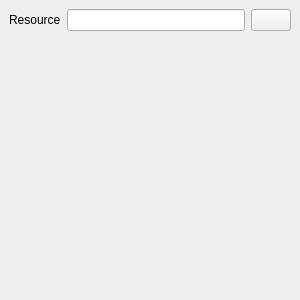
<?xml version="1.0" encoding="UTF-8"?>
<ui version="4.0">
 <class>CTimelineSeqeunceInstructionWidgetShowMedia</class>
 <widget class="CTimelineSeqeunceInstructionWidgetBase" name="CTimelineSeqeunceInstructionWidgetShowMedia">
  <property name="geometry">
   <rect>
    <x>0</x>
    <y>0</y>
    <width>300</width>
    <height>300</height>
   </rect>
  </property>
  <property name="windowTitle">
   <string>Form</string>
  </property>
  <layout class="QGridLayout" name="gridLayout">
   <property name="leftMargin">
    <number>0</number>
   </property>
   <property name="topMargin">
    <number>0</number>
   </property>
   <property name="rightMargin">
    <number>0</number>
   </property>
   <property name="bottomMargin">
    <number>0</number>
   </property>
   <item row="0" column="0">
    <widget class="CSlidingStackedWidget" name="pStackedWidget">
     <property name="currentIndex">
      <number>0</number>
     </property>
     <widget class="QWidget" name="page">
      <layout class="QGridLayout" name="gridLayout_2">
       <item row="0" column="1">
        <widget class="QLineEdit" name="pResourceLineEdit"/>
       </item>
       <item row="0" column="0">
        <widget class="QLabel" name="label">
         <property name="text">
          <string>Resource</string>
         </property>
        </widget>
       </item>
       <item row="1" column="1">
        <spacer name="verticalSpacer">
         <property name="orientation">
          <enum>Qt::Vertical</enum>
         </property>
         <property name="sizeHint" stdset="0">
          <size>
           <width>20</width>
           <height>40</height>
          </size>
         </property>
        </spacer>
       </item>
       <item row="0" column="2">
        <widget class="QPushButton" name="SearchButton">
         <property name="sizePolicy">
          <sizepolicy hsizetype="Fixed" vsizetype="Fixed">
           <horstretch>0</horstretch>
           <verstretch>0</verstretch>
          </sizepolicy>
         </property>
         <property name="text">
          <string/>
         </property>
        </widget>
       </item>
      </layout>
     </widget>
     <widget class="QWidget" name="page_2">
      <layout class="QGridLayout" name="gridLayout_3">
       <item row="0" column="0">
        <widget class="QTreeView" name="pResourceSelectTree">
         <property name="sizePolicy">
          <sizepolicy hsizetype="Preferred" vsizetype="Expanding">
           <horstretch>1</horstretch>
           <verstretch>0</verstretch>
          </sizepolicy>
         </property>
         <property name="alternatingRowColors">
          <bool>true</bool>
         </property>
         <property name="sortingEnabled">
          <bool>true</bool>
         </property>
         <property name="animated">
          <bool>true</bool>
         </property>
        </widget>
       </item>
       <item row="1" column="0">
        <widget class="CSearchWidget" name="pFilter" native="true"/>
       </item>
      </layout>
     </widget>
    </widget>
   </item>
  </layout>
 </widget>
 <customwidgets>
  <customwidget>
   <class>CTimelineSeqeunceInstructionWidgetBase</class>
   <extends>QWidget</extends>
   <header>Editor/SequenceEditor/TimelineSeqeunceInstructionWidgets.h</header>
   <container>1</container>
  </customwidget>
  <customwidget>
   <class>CSearchWidget</class>
   <extends>QWidget</extends>
   <header>Widgets/SearchWidget.h</header>
   <container>1</container>
  </customwidget>
  <customwidget>
   <class>CSlidingStackedWidget</class>
   <extends>QStackedWidget</extends>
   <header>Widgets/SlidingStackedWidget.h</header>
   <container>1</container>
  </customwidget>
 </customwidgets>
 <resources/>
 <connections/>
</ui>
